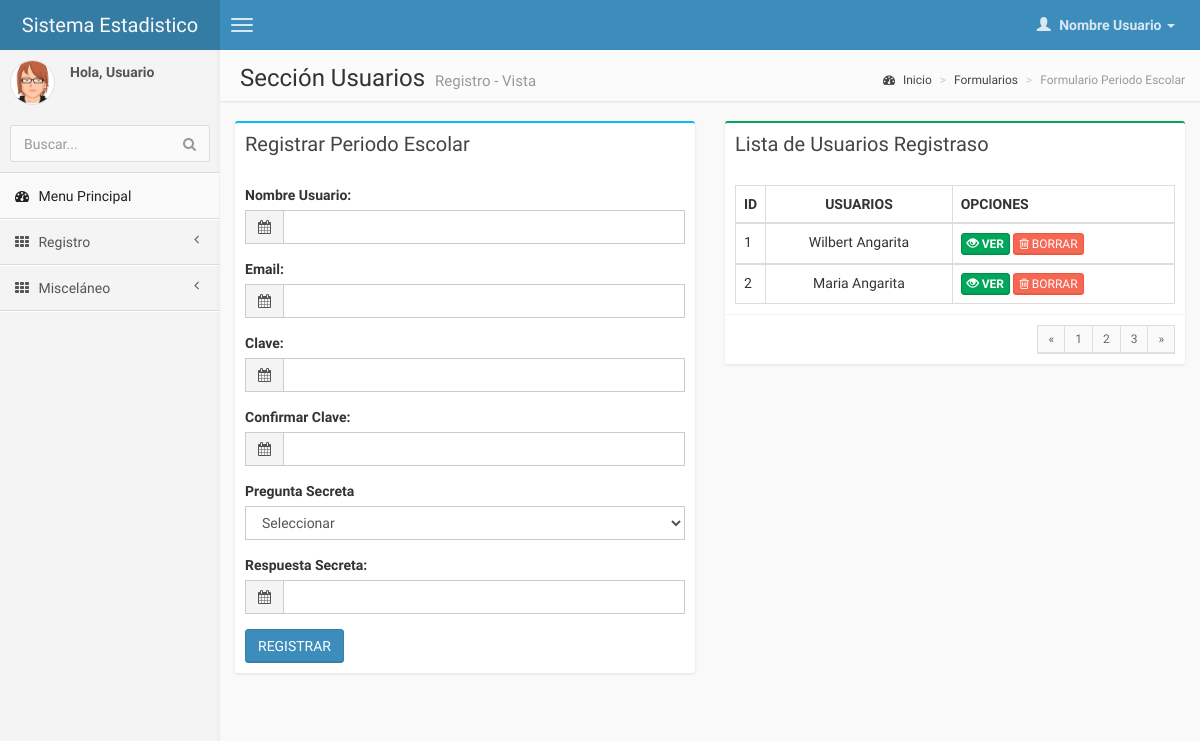
The app's page /pages/forms/form_usuario.php, older data.
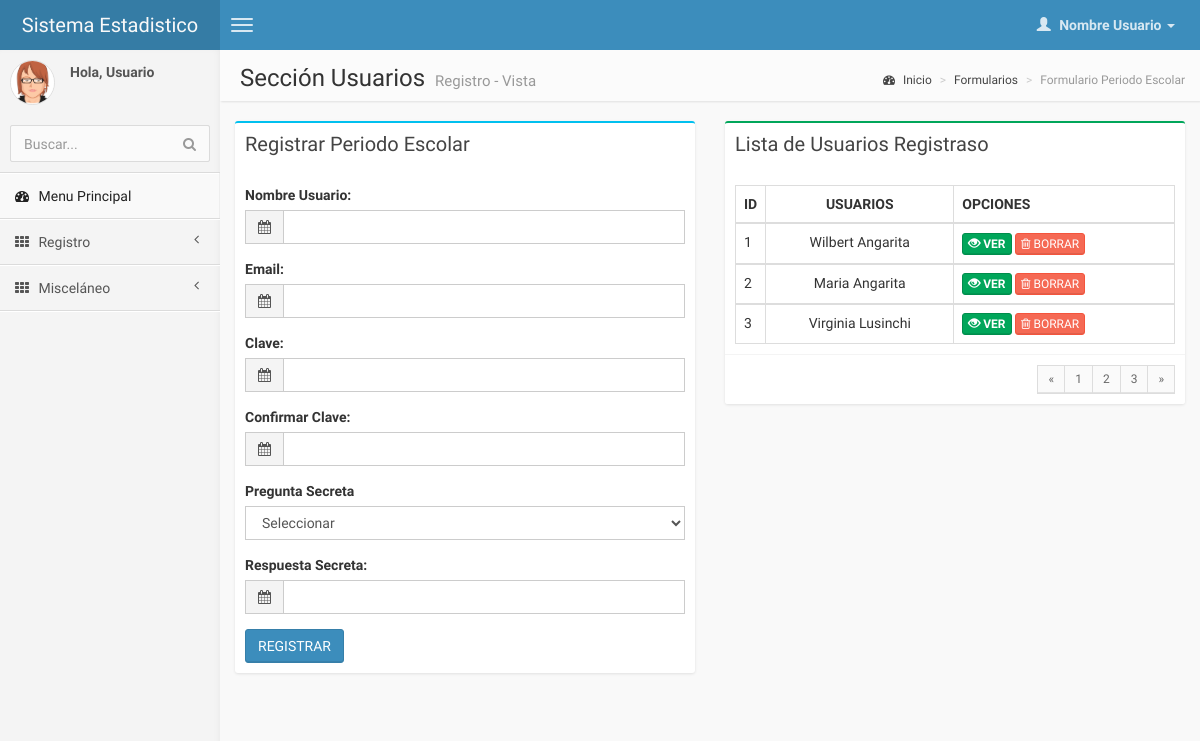
The same page, newer data.
### tables this page shows
CREATE TABLE IF NOT EXISTS `usuario` (
  `id_usuario` int(11) NOT NULL AUTO_INCREMENT,
  `email` varchar(20) NOT NULL,
  `clave` varchar(20) NOT NULL,
  `pregunta_secreta` varchar(20) NOT NULL,
  `nombre_usuario` varchar(20) NOT NULL,
  `respuesta_secreta` varchar(20) NOT NULL,
  PRIMARY KEY (`id_usuario`)
);

### pages/forms/form_usuario.php (the view, shortened to what the changed rows need)
<!DOCTYPE html>
<html>
    <head>
        <link href="../../css/bootstrap.min.css" rel="stylesheet" type="text/css" />
        <link href="../../css/font-awesome.min.css" rel="stylesheet" type="text/css" />
        <link href="../../css/ionicons.min.css" rel="stylesheet" type="text/css" />
        <link href="../../css/daterangepicker/daterangepicker-bs3.css" rel="stylesheet" type="text/css" />
        <link href="../../css/iCheck/all.css" rel="stylesheet" type="text/css" />
        <link href="../../css/colorpicker/bootstrap-colorpicker.min.css" rel="stylesheet"/>
        <link href="../../css/timepicker/bootstrap-timepicker.min.css" rel="stylesheet"/>
        <link href="../../css/AdminLTE.css" rel="stylesheet" type="text/css" />
    </head>
     <body class="skin-blue">
        <div class="wrapper row-offcanvas row-offcanvas-left">
            <aside class="right-side">
                <section class="content-header">
                    <h1>
                        Sección Usuarios                     <small>Registro - Vista</small>
                    </h1>
                </section>
                <section class="content">
                    <div class="row">
<?php
require ("../control/conexion_bd.php");
  $sql="SELECT * FROM usuario";
  $datos=mysql_query($sql,$link);
  $contador = mysql_num_rows($datos);
    if ($contador == 0)
      {
        echo "<center><h1><font color='#E74C3C'>NO SE ENCONTRO RESULTADOS :-( </font></h1></center>";
      }
    else
      {
?>
                        <div class="col-md-6">
                            <div class="box box-success">
                                <div class="box-body">
                                    <table class="table table-bordered">
                                        <tr>
                                            <th style="width: 10px">ID</th>
                                            <th> <center> USUARIOS </center></th>
                                            <th>OPCIONES</th>
                                        </tr>
                                        <?php
                              while ($renglon=mysql_fetch_array($datos))
                                {
?>
                              <tbody>
                                <tr>
                                  <td><?php echo $renglon['id_usuario']; ?></td>
                                  <td><center><?php echo $renglon['nombre_usuario'];?></center></td>
                                  <td>
                                  <a href="ver_alumno.php?id=<?php echo $renglon['ci_escolar']?>"> <button class="btn btn-success btn-xs"></i><b><span class="glyphicon glyphicon glyphicon-eye-open" aria-hidden="true"></span> VER</b></button></a>
                                  <a href="../emergente/borrar_usuario.php?id=<?php echo $renglon['id_usuario']?>"><button class="btn btn-danger btn-xs"><i class="fa fa-trash-o "></i> BORRAR</button>
                                  </td>
                                </tr>
                              </tbody>
                              <?php } }?>
                                    </table>
                                </div>
                            </div>
                                </div>
                            </div>
                        </div>
    </body>
</html>

Row changes from the older to the newer data that the page shows:
added usuario: id_usuario "3", nombre_usuario "Virginia Lusinchi"
